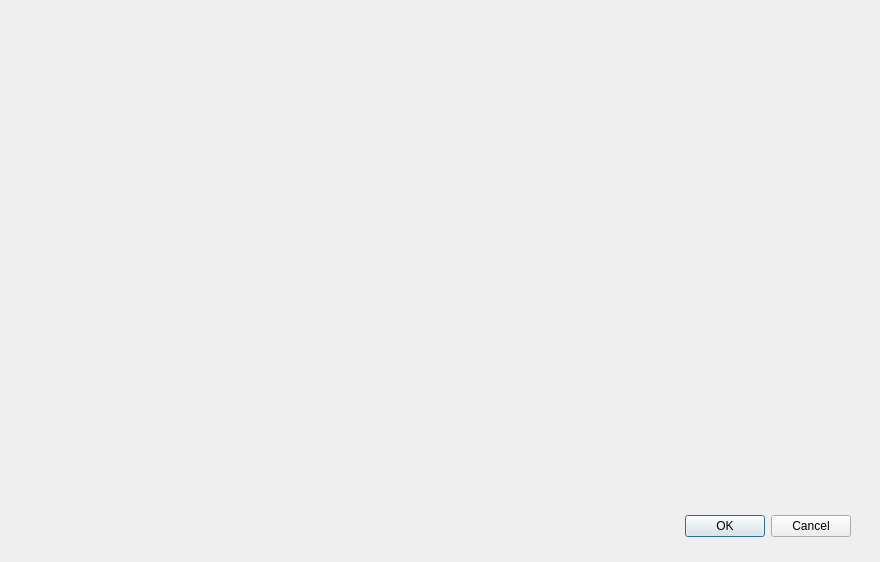
<?xml version="1.0" encoding="UTF-8"?>
<ui version="4.0">
 <class>PrintingHistoryDlg</class>
 <widget class="QDialog" name="PrintingHistoryDlg">
  <property name="geometry">
   <rect>
    <x>0</x>
    <y>0</y>
    <width>880</width>
    <height>562</height>
   </rect>
  </property>
  <property name="windowTitle">
   <string>Dialog</string>
  </property>
  <widget class="QDialogButtonBox" name="buttonBox">
   <property name="geometry">
    <rect>
     <x>510</x>
     <y>510</y>
     <width>341</width>
     <height>32</height>
    </rect>
   </property>
   <property name="orientation">
    <enum>Qt::Horizontal</enum>
   </property>
   <property name="standardButtons">
    <set>QDialogButtonBox::Cancel|QDialogButtonBox::Ok</set>
   </property>
  </widget>
 </widget>
 <resources/>
 <connections>
  <connection>
   <sender>buttonBox</sender>
   <signal>accepted()</signal>
   <receiver>PrintingHistoryDlg</receiver>
   <slot>accept()</slot>
   <hints>
    <hint type="sourcelabel">
     <x>248</x>
     <y>254</y>
    </hint>
    <hint type="destinationlabel">
     <x>157</x>
     <y>274</y>
    </hint>
   </hints>
  </connection>
  <connection>
   <sender>buttonBox</sender>
   <signal>rejected()</signal>
   <receiver>PrintingHistoryDlg</receiver>
   <slot>reject()</slot>
   <hints>
    <hint type="sourcelabel">
     <x>316</x>
     <y>260</y>
    </hint>
    <hint type="destinationlabel">
     <x>286</x>
     <y>274</y>
    </hint>
   </hints>
  </connection>
 </connections>
</ui>
